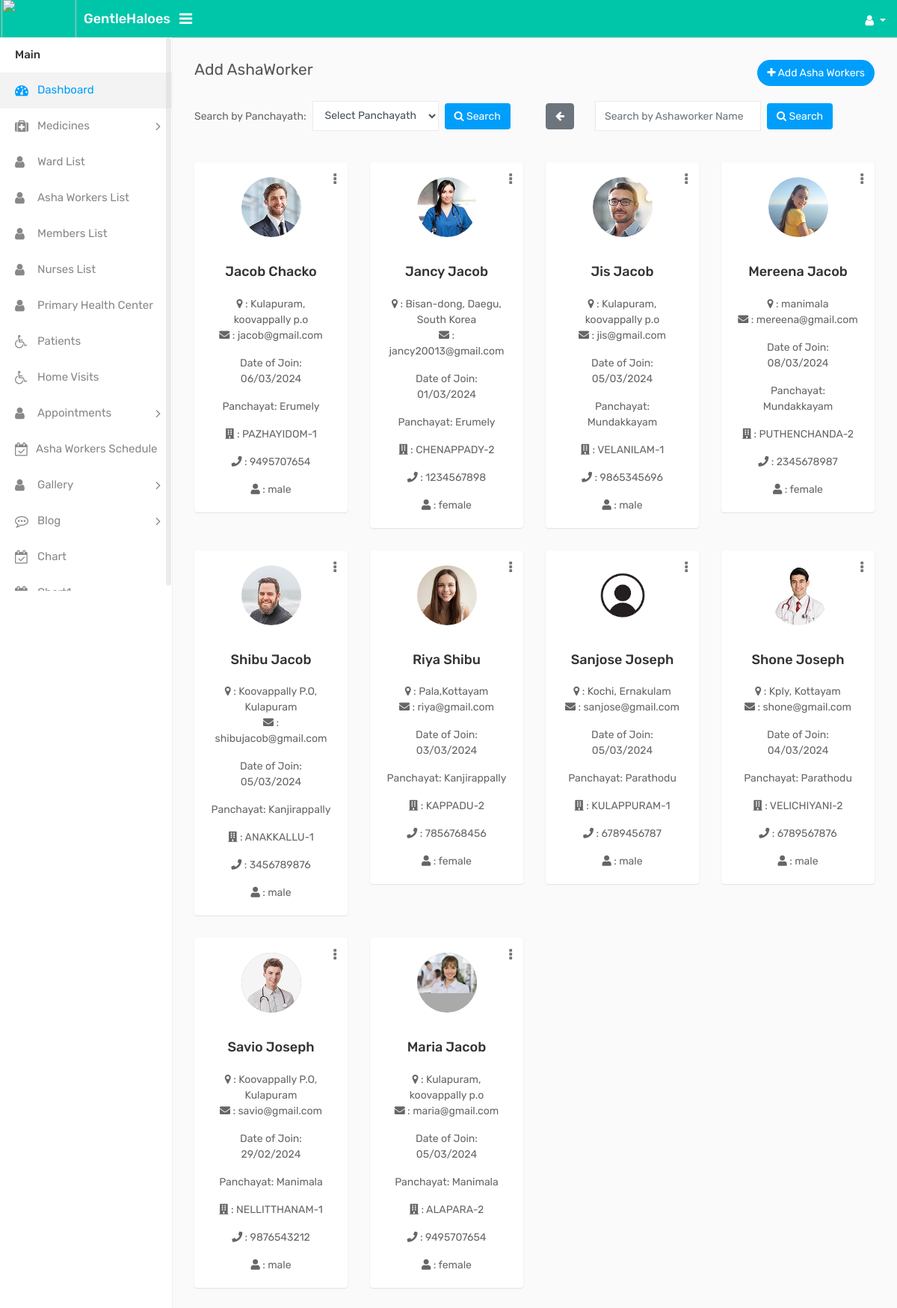
Screenshot of /ad_ashaworker with the database file from the repository.
### GHapp/models.py (models this page shows, shortened)
class Ashaworker(models.Model):
    user = models.OneToOneField(CustomUser, on_delete=models.CASCADE, blank=True, null=True, related_name='ashaworker')
    user = models.ForeignKey(CustomUser, on_delete=models.CASCADE, blank=True, null=True)
    Name = models.CharField(max_length=100)
    email = models.EmailField(blank=True, null=True)
    admin_set_password = models.CharField(max_length=128, blank=True, null=True)
    date_of_birth = models.CharField(max_length=100)
    date_of_join = models.CharField(max_length=100)
    gender = models.CharField(max_length=10, choices=[('Male', 'Male'), ('Female', 'Female'), ('Other', 'Other')])
    address = models.TextField()
    taluk = models.CharField(max_length=100)
    Panchayat = models.CharField(max_length=100)
    ward = models.CharField(max_length=100,blank=True, null=True)
    postal = models.IntegerField()
    phone = models.IntegerField()
    profile_photo = models.ImageField(upload_to='profile_photos/', blank=True, null=True)
    id_proof = models.FileField(upload_to='id_proofs/', blank=True, null=True)
    edu_level=models.CharField(max_length=100,choices=[('High School', 'High School'), ('Bachelors Degree', 'Bachelors Degree'), ('Masters Degree', 'Masters Degree')],blank=True, null=True)
    edu_inst=models.CharField(max_length=100,blank=True, null=True)
    year_pass_edu=models.IntegerField(blank=True, null=True)
    edu_certificate=models.FileField(upload_to='edu_cert/', blank=True, null=True)
    add_training=models.CharField(max_length=100,blank=True, null=True)
    add_training_inst=models.CharField(max_length=100,blank=True, null=True)
    year_pass_add=models.IntegerField(blank=True, null=True)
    add_certificate=models.FileField(upload_to='add_cert/', blank=True, null=True)
    reset_password = models.CharField(max_length=128, null=True, blank=True)  # New field for reset password
    is_active = models.BooleanField(default=True)
    class Meta:
            unique_together = (("id", "ward"),)

### GHapp/views.py (the view)
# urls.py: path('ad_ashaworker', views.ad_ashaworker, name="ad_ashaworker"),
def ad_ashaworker(request):
    unique_panchayaths = Ashaworker.objects.values_list('Panchayat', flat=True).distinct()
    search_query = request.GET.get('panchayath')
    if not search_query:
        ashaworkers = Ashaworker.objects.all()
    else:
        ashaworkers = Ashaworker.objects.filter(Panchayat__icontains=search_query)
    return render(request, 'admin_temp/ad_ashaworker.html', {'ashaworkers': ashaworkers, 'unique_panchayaths': unique_panchayaths})

### templates/admin_temp/ad_ashaworker.html (shortened to what this page needs)
{% load static %}
<!DOCTYPE html>
<html lang="en">
<head>
    <link href="https://cdnjs.cloudflare.com/ajax/libs/font-awesome/5.15.4/css/all.min.css" rel="stylesheet">
    <link rel="stylesheet" type="text/css" href="{% static 'assets/css/bootstrap.min.css' %}">
    <link rel="stylesheet" type="text/css" href="{% static 'assets/css/font-awesome.min.css' %}">
    <link rel="stylesheet" type="text/css" href="{% static 'assets/css/style.css' %}">
</head>
<body>
    <div class="main-wrapper">
        <div class="header">
			<div class="header-left">
				<a href="{% url 'ad_ashaworker' %}" class="logo">
					<img src="{% static 'images/ghbc1.png' %}" width="100" height="55" alt=""><span>GentleHaloes</span>
				</a>
			</div>
			 <a id="toggle_btn" href="javascript:void(0);"><i class="fa fa-bars"></i></a>
            <ul class="nav user-menu float-right">
                <li class="nav-item dropdown has-arrow">
                    <a href="#" class="dropdown-toggle nav-link user-link" data-toggle="dropdown">
                        <i class="fa fa-user" aria-hidden="true"></i>
                    </a>
                </li>
            </ul>
            </div>
        </div>
        <div class="sidebar" id="sidebar">
            <div class="sidebar-inner slimscroll">
                <div id="sidebar-menu" class="sidebar-menu">
                    <ul>
                        <li class="menu-title">Main</li>
                        <li class="active">
                            <a href="{% url 'admin_dashboard' %}"><i class="fa fa-dashboard"></i> <span>Dashboard</span></a>
                        </li>
                        <li class="submenu">
							<a href="#"><i class="fa fa-medkit"></i>
                                <span>Medicines </span> <span class="menu-arrow"></span></a>
						</li>
                        <li>
							<a href="{% url 'ad_panward' %}"><i class="fa fa-user" ></i> <span>Ward List </span> </a>
						</li>
                        <li>
							<a href="{% url 'ad_ashaworker' %}"><i class="fa fa-user" id="ashaind"></i> <span>Asha Workers List </span> </a>
						</li>
                        <li>
							<a href="{% url 'ad_member' %}"><i class="fa fa-user" id="memind"></i> <span>Members List </span> </a>
						</li>
                        <li>
							<a href="{% url 'ad_nurse' %}"><i class="fa fa-user" id="ashaind"></i> <span>Nurses List </span> </a>
						</li>
                        <li>
							<a href="{% url 'ad_hca' %}"><i class="fa fa-user" id="hosind" ></i> <span>Primary Health Center </span> </a>
						</li>
                         <li>
                            <a href="{% url 'patients' %}"><i class="fa fa-wheelchair"></i> <span>Patients</span></a>
                        </li>
                        <li>
                            <a href="{% url 'ad_home_visit' %}"><i class="fa fa-wheelchair"></i> <span>Home Visits</span></a>
                        </li>
                        <li class="submenu">
							<a href="#"><i class="fa fa-user"></i> <span>Appointments </span> <span class="menu-arrow"></span></a>
						</li>
                        <li>
                            <a href="{% url 'schedule' %}"><i class="fa fa-calendar-check-o"></i> <span>Asha Workers Schedule</span></a>
                        </li>
                        <li class="submenu">
							<a href="#"><i class="fa fa-user"></i> <span> Gallery </span> <span class="menu-arrow"></span></a>
						</li>
                        <li class="submenu">
                            <a href="#"><i class="fa fa-commenting-o"></i> <span> Blog</span> <span class="menu-arrow"></span></a>
                        </li>
                        <li>
                            <a href="{% url 'appointment_chart' %}"><i class="fa fa-calendar-check-o"></i> <span>Chart</span></a>
                        </li>
                        <li>
                            <a href="{% url 'ashaworker_appointment_chart' %}"><i class="fa fa-calendar-check-o"></i> <span>Chart1</span></a>
                        </li>
                    </ul>
                </div>
            </div>
        </div>
        <div class="page-wrapper">
            <div class="content">
                <div class="row">
                    <div class="col-sm-4 col-3">
                        <h4  class="page-title" id="ashalist">Add AshaWorker</h4>
                    </div>
                    <div class="col-sm-8 col-9 text-right m-b-20">
                        <a href="{% url 'add_asha' %}"  class="btn btn-primary btn-rounded float-right"><i class="fa fa-plus" id="addasha"></i> Add Asha Workers</a>
                    </div>
                </div>
                <div class="row">
                    <div class="col-md-6">
                        <form class="form-inline" method="GET" action="{% url 'ad_ashaworker' %}">
                            <div class="form-group mr-2">
                                <label class="mr-2" for="panchayath">Search by Panchayath:</label>
                                <select class="form-control" id="panchayath" name="panchayath">
                                    <option value="">Select Panchayath</option>
                                </select>
                            </div>
                            <button class="btn btn-primary" type="submit"><i class="fa fa-search"></i> Search</button>
                        </form>
                    </div>
                    <div class="col-md-6">
                        <form class="form-inline" method="GET" action="{% url 'search_ashaworker' %}">
                            <div class="form-group mr-2">
                                <a href="{% url 'ad_ashaworker' %}" class="btn btn-secondary"><i class="fa fa-arrow-left"></i></a>&ensp;&ensp;&ensp;&ensp;
                                <input type="text" class="form-control mr-2" name="ashaname" placeholder="Search by Ashaworker Name">
                                <button class="btn btn-primary" type="submit"><i class="fa fa-search"></i> Search</button>
                            </div>
                        </form>
                    </div>
                </div><br><br>
                <div class="row doctor-grid">
                    {% if ashaworkers %}
                        {% for ashaworker in ashaworkers %}
                            {% if ashaworker.is_active %}
                            <div class="col-md-4 col-sm-4 col-lg-3">
                                <div class="profile-widget">
                                     <div class="doctor-img">
                                        <a class="avatar" href="#">
                                            <img alt="" src="{{ ashaworker.profile_photo.url }}">
                                        </a>
                                    </div>
                                    <br>
                                    <div class="dropdown profile-action">
                                        <a href="#" class="action-icon dropdown-toggle" data-toggle="dropdown" aria-expanded="false"><i class="fa fa-ellipsis-v"></i></a>
                                    </div>
                                    <h4 class="doctor-name text-ellipsis"><a href="#">{{ ashaworker.Name }}</a></h4>
                                    <br>
                                    <div class="user-country">
                                        <i class="fa fa-map-marker"></i> :  {{ ashaworker.address }}
                                    </div>
                                    <div>
                                        <p class="card-text">
                                            <i class="fas fa-envelope"></i> :  {{ ashaworker.email }}
                                        </p>
                                        <p class="card-text">
                                             Date of Join: {{ ashaworker.date_of_join }}
                                        </p>
                                        <p class="card-text">Panchayat: {{ ashaworker.Panchayat }}</p>
                                     <p class="card-text"><i class="fas fa-building"></i> : {{ ashaworker.ward }}</p>
                                        <p class="card-text"> <i class="fas fa-phone"></i> :  {{ ashaworker.phone }}</p>
                                        <p class="card-text">
                                            <i class="fas fa-user"></i> : {{ ashaworker.get_gender_display }}
                                        </p>
                                    </div>
                                </div>
                            </div>
                            {% endif %}
                        {% endfor %}
                    {% else %}
                        <div class="col-md-12">
                            <p>No records found for "{{ search_query }}".</p>
                        </div>
                    {% endif %}
                </div>
            </div>
    </div>
</body>
</html>

### templates/admin_temp/ad_ashaworker.html (style rules this page uses)
.header { background-color: #00c6a9; left: 0; position: fixed; right: 0; top: 0; z-index: 1039; height: 50px; box-shadow: 0 1px 1px rgba(0, 0, 0, 0.1); }

### rows the page displays
Ashaworker: profile_photo (picture), Name "Jacob Chacko", address "Kulapuram, koovappally p.o", email "jacob@gmail.com", date_of_join "06/03/2024", Panchayat "Erumely", ward "PAZHAYIDOM-1", phone "9495707654", gender "male"
Ashaworker: profile_photo (picture), Name "Jancy Jacob", address "Bisan-dong, Daegu, South Korea", email "jancy20013@gmail.com", date_of_join "01/03/2024", Panchayat "Erumely", ward "CHENAPPADY-2", phone "1234567898", gender "female"
Ashaworker: profile_photo (picture), Name "Jis Jacob", address "Kulapuram, koovappally p.o", email "jis@gmail.com", date_of_join "05/03/2024", Panchayat "Mundakkayam", ward "VELANILAM-1", phone "9865345696", gender "male"
Ashaworker: profile_photo (picture), Name "Mereena Jacob", address "manimala", email "mereena@gmail.com", date_of_join "08/03/2024", Panchayat "Mundakkayam", ward "PUTHENCHANDA-2", phone "2345678987", gender "female"
Ashaworker: profile_photo (picture), Name "Shibu Jacob", address "Koovappally P.O, Kulapuram", email "shibujacob@gmail.com", date_of_join "05/03/2024", Panchayat "Kanjirappally", ward "ANAKKALLU-1", phone "3456789876", gender "male"
Ashaworker: profile_photo (picture), Name "Riya Shibu", address "Pala,Kottayam", email "riya@gmail.com", date_of_join "03/03/2024", Panchayat "Kanjirappally", ward "KAPPADU-2", phone "7856768456", gender "female"
Ashaworker: profile_photo (picture), Name "Sanjose Joseph", address "Kochi, Ernakulam", email "sanjose@gmail.com", date_of_join "05/03/2024", Panchayat "Parathodu", ward "KULAPPURAM-1", phone "6789456787", gender "male"
Ashaworker: profile_photo (picture), Name "Shone Joseph", address "Kply, Kottayam", email "shone@gmail.com", date_of_join "04/03/2024", Panchayat "Parathodu", ward "VELICHIYANI-2", phone "6789567876", gender "male"
Ashaworker: profile_photo (picture), Name "Savio Joseph", address "Koovappally P.O, Kulapuram", email "savio@gmail.com", date_of_join "29/02/2024", Panchayat "Manimala", ward "NELLITTHANAM-1", phone "9876543212", gender "male"
Ashaworker: profile_photo (picture), Name "Maria Jacob", address "Kulapuram, koovappally p.o", email "maria@gmail.com", date_of_join "05/03/2024", Panchayat "Manimala", ward "ALAPARA-2", phone "9495707654", gender "female"
